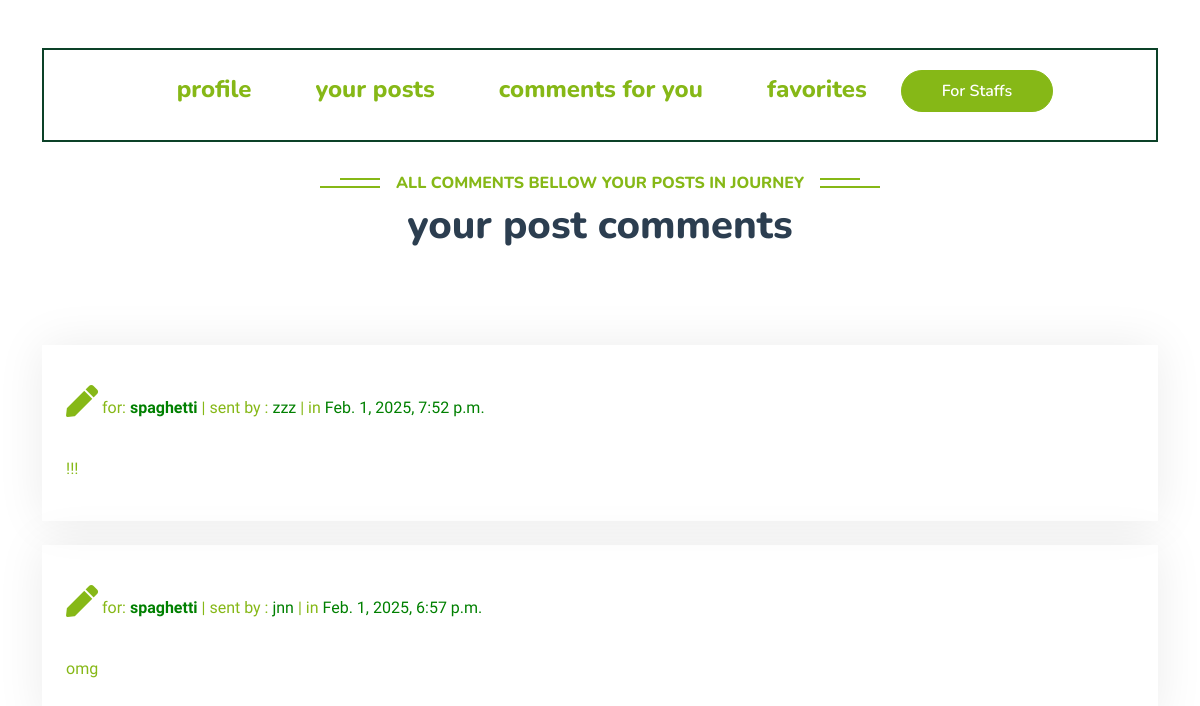
The app's page /user-post-comments/ (signed in) with its own data.
### post_module/models.py (models this page shows, shortened)
class PostComments(models.Model):
    post = models.ForeignKey(Post, on_delete=models.CASCADE, related_name='posted_comments')
    user = models.ForeignKey(User, on_delete=models.CASCADE, related_name='authored_comments')
    text = models.TextField()
    publish = models.DateTimeField(auto_now_add=True)
    class Meta:
        ordering = ['-publish']

class Post(models.Model):
    user = models.ForeignKey(User, on_delete=models.CASCADE)
    title = models.CharField(max_length=200)
    text = models.TextField()
    publish = models.DateTimeField(auto_now_add=True)
    last_edit = models.DateTimeField(auto_now=True)
    image = models.ImageField(upload_to='posts_pic', blank=True, null=True)
    is_delete = models.BooleanField(default=False)
    def get_absolute_url(self):
        return reverse('post-detail-page', args=[self.id])

### user_module/models.py (models this page shows, shortened)
class User(AbstractUser):
    phone = models.IntegerField(verbose_name='your number', null=True, blank=True)
    email_active_code = models.CharField(max_length=100)
    following = models.ManyToManyField('self', through='Contact', related_name='followers', symmetrical=False)
    class Meta:
        verbose_name = 'user'
        verbose_name_plural = 'users'

### profile_module/views.py (the view)
# urls.py: path('user-post-comments/', views.UserPostCommentsView.as_view(), name='user-post-comments-page'),
class UserPostCommentsView(LoginRequiredMixin, ListView):
    model = PostComments
    template_name = 'profile/user-post-comments.html'
    paginate_by = 3
    def get_queryset(self):
        query = super().get_queryset()
        request = self.request
        query = query.filter(post__user=request.user.id)
        return query

### profile_module/templates/profile/user-post-comments.html (shortened to what this page needs)
{% extends 'base.html' %}
{% block content %}
    <div class="container-xxl py-5">
        <div class="container">
            {% include 'profile/components/profile-menu-component.html' %}
            <br>
            <div class="text-center wow fadeInUp" data-wow-delay="0.1s"
                 style="visibility: visible; animation-delay: 0.1s; animation-name: fadeInUp;">
                <h6 class="section-title bg-white text-center text-primary px-3">all comments bellow your posts in
                    journey</h6>
                <h1 class="mb-5">your post comments</h1>
                <br><br>
            </div>
            <div class="row g-4">
                {% for comment in object_list %}
                    <div class="col-lg-12 col-sm-12 wow fadeInUp" data-wow-delay="0.1s"
                         style="visibility: visible; animation-delay: 0.1s; animation-name: fadeInUp;">
                        <a href="{{ comment.post.get_absolute_url }}">
                            <div class="service-item rounded pt-3">
                                <div class="p-4">
                                    <p>
                                        <i class="fa fa-2x fa-pen text-primary mb-4"></i>
                                        for: <strong style="color: green">{{ comment.post.title }}</strong>
                                        | sent by : <span style="color: green">{{ comment.user.username }}</span>
                                        | in <span style="color: green">{{ comment.publish }}</span>
                                    </p>
                                    <p>{{ comment.text }}</p>
                                </div>
                            </div>
                        </a>
                    </div>
                {% endfor %}
            </div>
        </div>
    </div>
{% endblock %}

### static/css/style.css (style rules this page uses)
:root { --primary: #86B817; --secondary: #FE8800; --light: #F5F5F5; --dark: #14141F; }
.section-title { position: relative; display: inline-block; text-transform: uppercase; }
.section-title::before { position: absolute; content: ""; width: calc(100% + 80px); height: 2px; top: 4px; left: -40px; background: var(--primary); z-index: -1; }
.section-title::after { position: absolute; content: ""; width: calc(100% + 120px); height: 2px; bottom: 5px; left: -60px; background: var(--primary); z-index: -1; }
.service-item { box-shadow: 0 0 45px rgba(0, 0, 0, .08); transition: .5s; }
.service-item * { transition: .5s; }

### records on screen
PostComments: post "spaghetti", user.username "zzz", publish "Feb. 1, 2025, 7:52 p.m.", text "!!!"
PostComments: post "spaghetti", user.username "jnn", publish "Feb. 1, 2025, 6:57 p.m.", text "omg"
